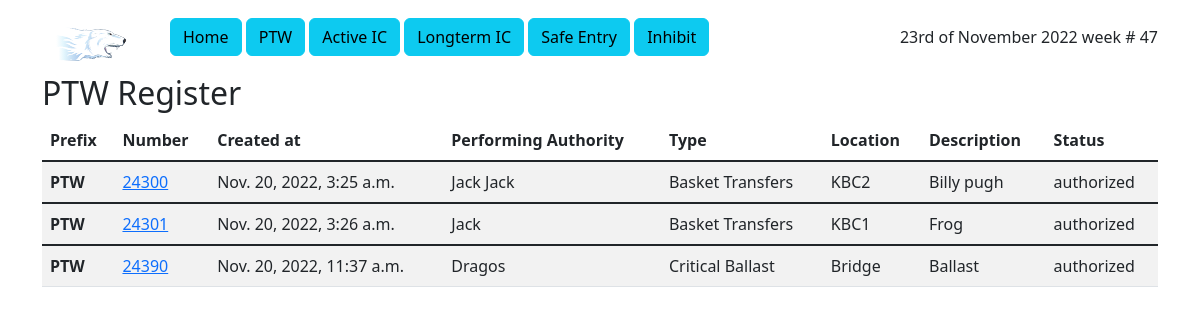
The app's page /ptw/ptw/, older data.
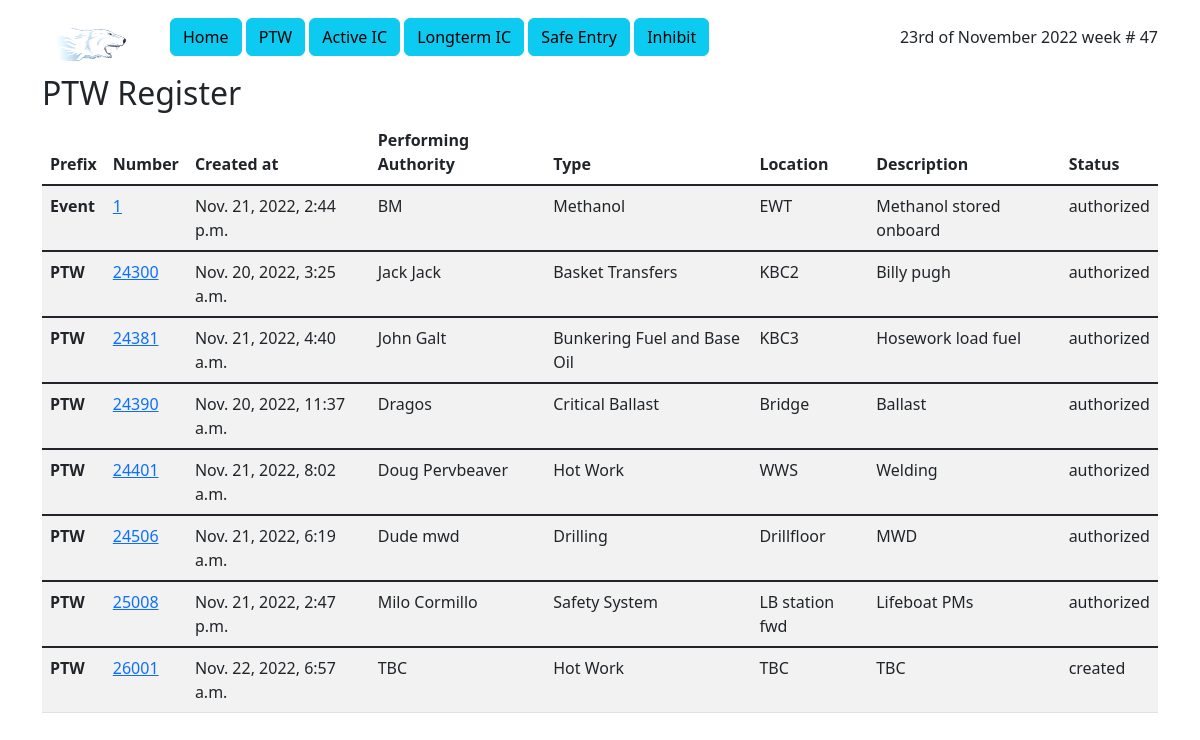
The same page, newer data.
### ptw/models.py (models this page shows, shortened)
class PTW(models.Model):
    prefix = models.CharField(max_length=5, choices=[
        ('PTW', 'PTW'),
        ('HVPTW', 'HVPTW'),
        ('HVSFT', 'HVSFT'),
        ('Event', 'Event'),
    ], default='PTW')
    id = models.IntegerField(primary_key=True)
    status = models.CharField(max_length=10, choices=[
        ('created', 'created'),
        ('authorized', 'authorized'),
        ('suspended', 'suspended'),
        ('closed', 'closed'),
        ('cancelled', 'cancelled')]
                              )
    created_at = models.DateTimeField(default=timezone.now)
    authorized_at = models.DateTimeField(default=timezone.now)
    closed_at = models.DateTimeField(default=timezone.now)
    planned_work_at = models.DateTimeField(default=timezone.now)
    work_description = models.CharField(max_length=64, default='TBC')
    work_type = models.CharField(max_length=64, choices=work_list, blank=True)
    work_location = models.CharField(max_length=64, default='TBC')
    performing_authority = models.CharField(max_length=64, blank=True)
    permit_audit = models.IntegerField(default=0)

### ptw/views.py (the view)
# urls.py: path('ptw/', views.PTWView.as_view(), name='ptw_index'),
class PTWView(generic.ListView):
    template_name = 'ptw/ptw_index.html'
    context_object_name = 'latest_active_list'
    def get_queryset(self):
        return PTW.objects.filter(
            Q(status__exact='authorized') | Q(status__exact='created') | Q(status__exact='suspended')
        )

### ptw/templates/ptw/ptw_index.html
{% extends 'ptw/nav.html' %}
{% block content %}
<h2>PTW Register</h2>
<div class="table-responsive">
<table class="table table-striped table-hover">
<thead>
      <tr>
          <th scope="col">Prefix</th>
          <th scope="col">Number</th>
          <th scope="col">Created at</th>
          <th scope="col">Performing Authority</th>
          <th scope="col">Type</th>
          <th scope="col">Location</th>
          <th scope="col">Description</th>
          <th scope="col">Status</th>
      </tr>
</thead>
{% if latest_active_list %}
            {% for ptw in latest_active_list %}
                <tbody class="table-group-divider">
                    <tr>
                        <th scope="row">{{ ptw.prefix }}</th>
                        <td><a href="{% url 'ptw:detail' ptw.id %}">{{ ptw.id }}</a></td>
                        <td>{{ ptw.created_at }}</td>
                        <td>{{ ptw.performing_authority }}</td>
                        <td>{{ ptw.work_type }}</td>
                        <td>{{ ptw.work_location }}</td>
                        <td>{{ ptw.work_description }}</td>
                        <td>{{ ptw.status }}</td>
                    </tr>
                </tbody>
            {% endfor %}
{% else %}
    <p>No ptw are currently active.</p>
{% endif %}
</table>
</div>
{% endblock %}

Row changes from the older to the newer data that the page shows:
no longer on this page (row edited): PTW: prefix "PTW", id "24301", created_at "Nov. 20, 2022, 3:26 a.m.", performing_authority "Jack", work_type "Basket Transfers", work_location "KBC1", work_description "Frog", status "authorized"
added PTW: prefix "Event", id "1", created_at "Nov. 21, 2022, 2:44 p.m.", performing_authority "BM", work_type "Methanol", work_location "EWT", work_description "Methanol stored onboard", status "authorized"
added PTW: prefix "PTW", id "24381", created_at "Nov. 21, 2022, 4:40 a.m.", performing_authority "John Galt", work_type "Bunkering Fuel and Base Oil", work_location "KBC3", work_description "Hosework load fuel", status "authorized"
added PTW: prefix "PTW", id "24401", created_at "Nov. 21, 2022, 8:02 a.m.", performing_authority "Doug Pervbeaver", work_type "Hot Work", work_location "WWS", work_description "Welding", status "authorized"
added PTW: prefix "PTW", id "24506", created_at "Nov. 21, 2022, 6:19 a.m.", performing_authority "Dude mwd", work_type "Drilling", work_location "Drillfloor", work_description "MWD", status "authorized"
added PTW: prefix "PTW", id "25008", created_at "Nov. 21, 2022, 2:47 p.m.", performing_authority "Milo Cormillo", work_type "Safety System", work_location "LB station fwd", work_description "Lifeboat PMs", status "authorized"
added PTW: prefix "PTW", id "26001", created_at "Nov. 22, 2022, 6:57 a.m.", performing_authority "TBC", work_type "Hot Work", work_location "TBC", work_description "TBC", status "created"
